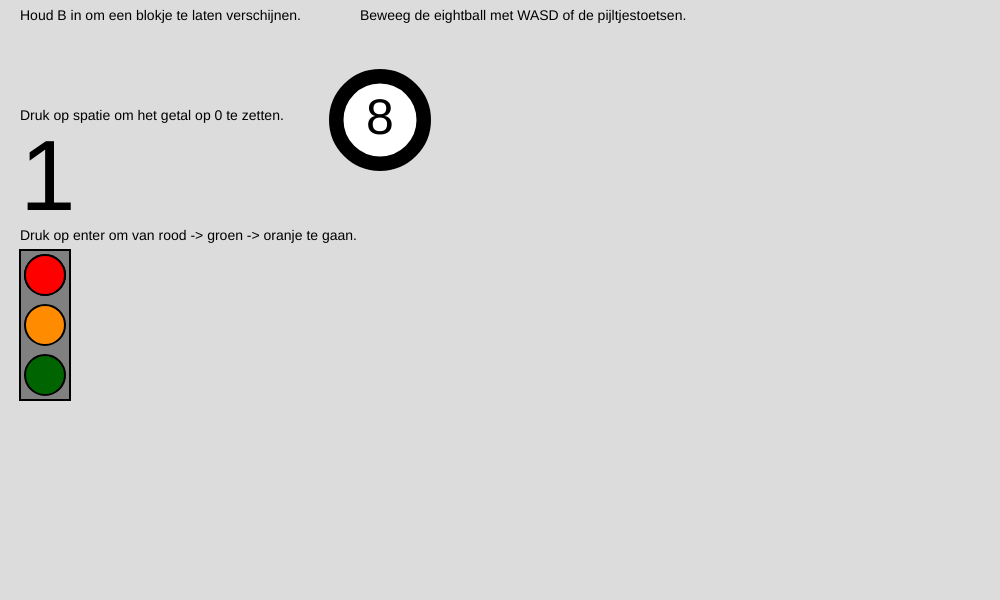
Frame 1 (no input)
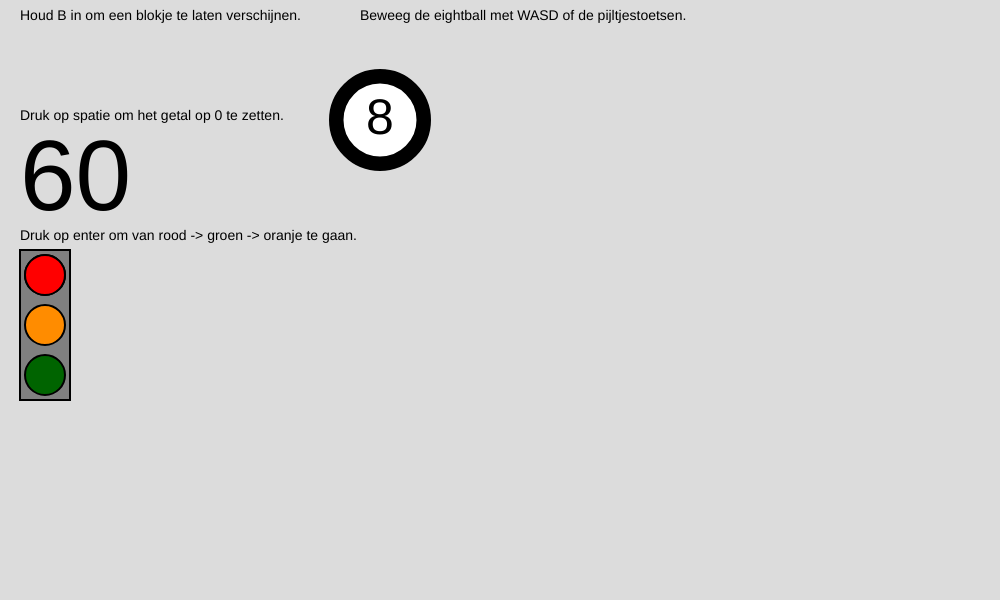
Frame 60 (no input)
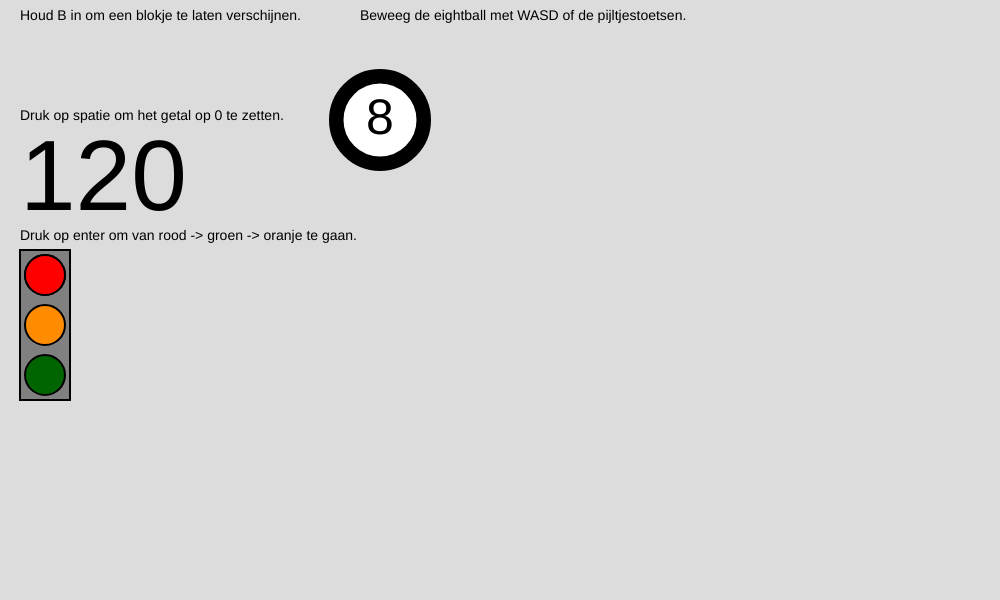
Frame 120 (the mouse pressed at the canvas centre since frame 60)

The p5.js sketch that drew these frames (run headless with seeded random() and noise() and a simulated clock; from frame 60 on, the mouse is pressed at the canvas centre):

// p5.js sketch
// ── sketch.js
let counter = 0
let A = 'yes';
let D = 1;
let wait = 0
let Y = 120
let X = 380

function setup() {
  createCanvas(1000, 600);

}
function keyPressed(){
  if (keyCode === 87)
    console.log("W wordt ingedrukt")
  if (keyCode === 83)
    console.log("S wordt ingedrukt")
}

function keyReleased(){
  if (keyCode === 87)
  console.log("W wordt losgelaten")
  if (keyCode === 83)
    console.log("S wordt losgelaten")
}
function draw() {
  background(220);

//variabelen
counter = counter + 1
wait = wait + 1
  //text
  textSize(14)
  fill("black")
  text ("Houd B in om een blokje te laten verschijnen.", 20,20)
  text ("Druk op spatie om het getal op 0 te zetten.", 20,120)
  text ("Druk op enter om van rood -> groen -> oranje te gaan.", 20,240)
  text ("Beweeg de eightball met WASD of de pijltjestoetsen.", 360,20)
  /strokeWeight(2)
  textSize(100)
  text (counter, 20,210)
  //stoplight base
  fill("grey")
  rect(20,250, 50,150)
  fill("darkred")
  circle (45,275, 40)
  fill("darkorange")
  circle (45,325, 40)
  fill("darkgreen")
  circle (45,375, 40)

  //8 Ball
  fill("black")
  circle (X,Y, 100)
  fill("white")
  circle (X,Y, 75)
  fill("black")
  textSize(50)
  text("8", X-14,Y+14)





  //logic
  if (keyIsPressed){
    if (key === 'b') {
    strokeWeight(5)
    fill ("grey")
  rect (20,40, 60,60)
  }
  if (keyCode === 66) { 
    strokeWeight(5)
    fill ("grey")
    rect (20,40, 60,60)
  }
  }
  if (counter >= 500){
    counter = 0

  } else if (keyIsPressed){
    if (key == 'space') {
        counter = -1

  }
  if (keyCode == 32) { 
      counter = -1
  }
  }
if (keyIsPressed && wait >= 15){
  if (keyCode == ENTER){
    D = D + 1
    wait = 0
  }
}
  if (D == 1){
    strokeWeight(2)
      fill("red")
      circle (45,275, 40)
  } else if (D == 2){
    strokeWeight(2)
    fill("orange")
    circle (45,325, 40)
  } else if (D == 3){
    strokeWeight(2)
    fill("green")
    circle (45,375, 40)
  } else if (D==4){
    D = 1
  }

  if (keyIsPressed){
    if(keyCode == 65){
      X = X + -1
    }
  } 
  if (keyIsPressed){
    if(keyCode == 68){
      X = X + 1
    }
  }
  if (keyIsPressed){
    if(keyCode == 87){
      Y = Y + -1
    }
  }
  if (keyIsPressed == true){
    if(keyCode == 83)
      Y += 1
  }
    if (keyIsPressed){
    if(keyCode == 37){
      X = X + -1
    }
  } 
  if (keyIsPressed){
    if(keyCode == 39){
      X = X + 1
    }
  }
  if (keyIsPressed){
    if(keyCode == 38){
      Y = Y + -1
    }
  }
  if (keyIsPressed == true){
    if(keyCode == 40)
      Y += 1
  }
}
